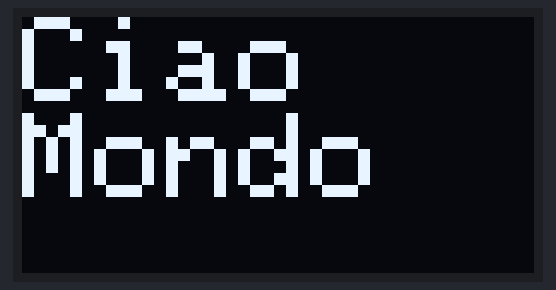
A sketch run on a simulated Arduino Uno, built with avr-gcc and run on an emulated ATmega328P. Parts: 128×64 one-colour display.

Above: at 0.1 s.

The sketch:

display_oled.ino
```cpp
#include <Wire.h>
#include <Adafruit_GFX.h>
#include <Adafruit_SSD1306.h>

#define OLED_ADDR   0x3C
Adafruit_SSD1306 display(128, 64, &Wire, -1);

void setup() {
  display.begin(SSD1306_SWITCHCAPVCC, OLED_ADDR);
  display.clearDisplay();
  display.setTextColor(WHITE);
  display.setTextSize(3);
  display.setCursor(0, 0);
  display.println("Ciao");
  display.println("Mondo");
  display.display();
}

void loop() {}
```
